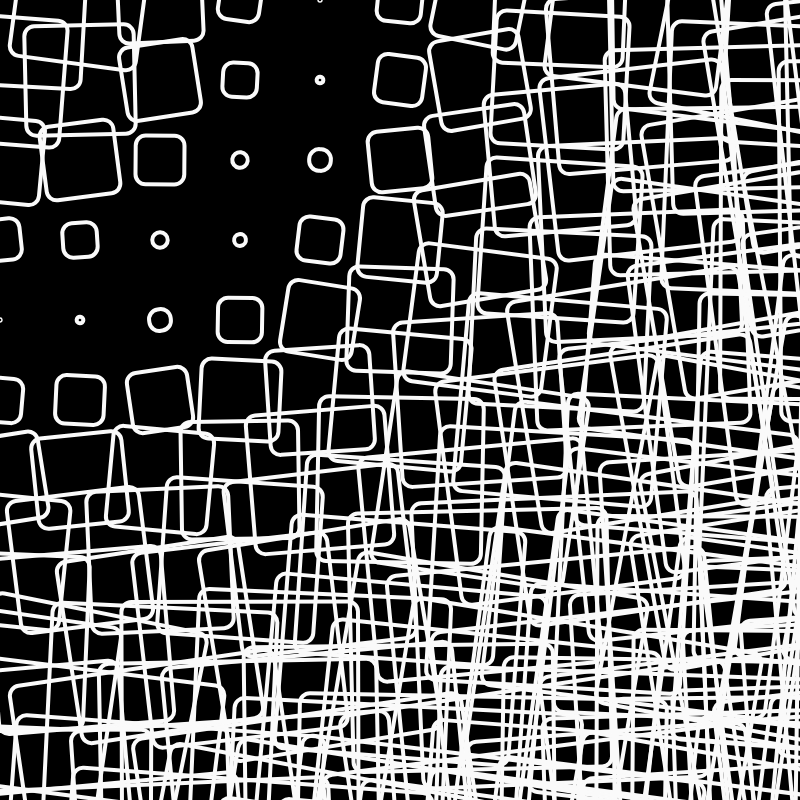
Frame 1 (no input)
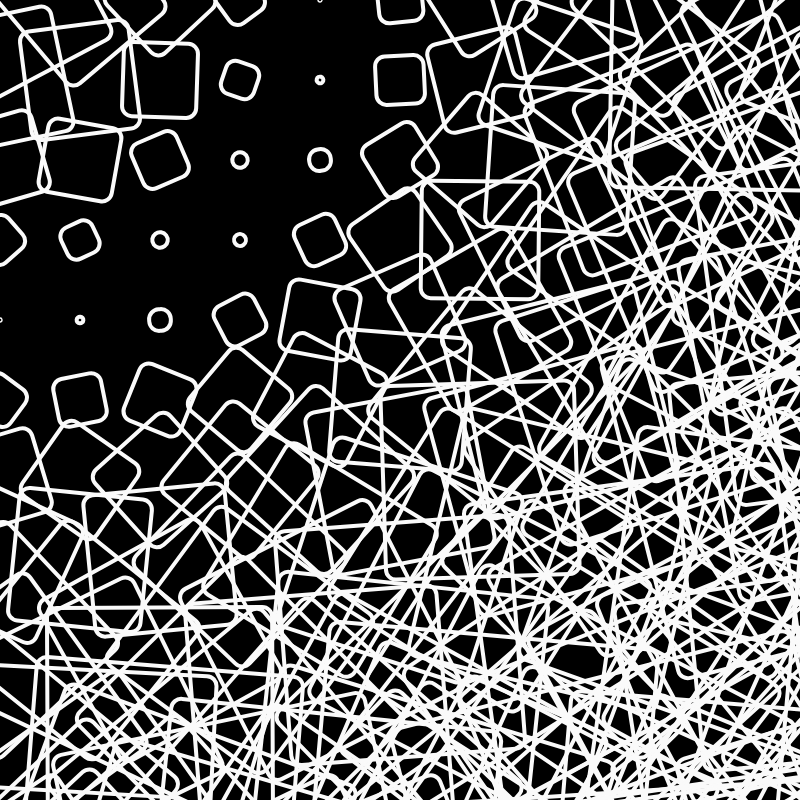
Frame 60 (no input)
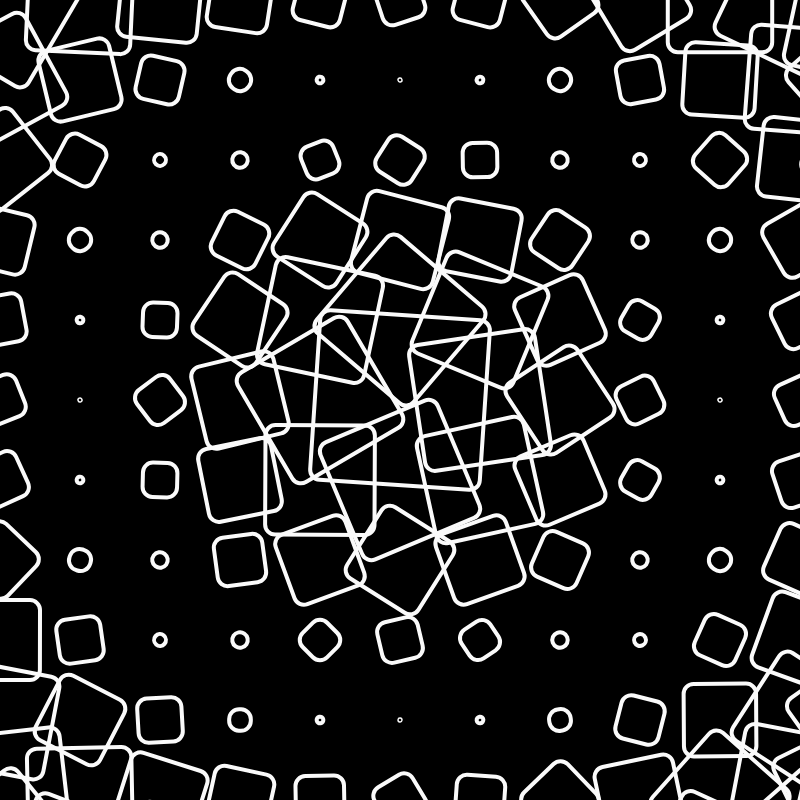
Frame 120 (the mouse pressed at the canvas centre since frame 60)

The p5.js sketch that drew these frames (run headless with seeded random() and noise() and a simulated clock; from frame 60 on, the mouse is pressed at the canvas centre):

// p5.js sketch
// ── sketch.js
let nCols = 14;
let nFilas = 14;
let angulos = [];
let velocidades = [];

let modos=0;
let cambios=0;

function setup() {
  createCanvas(800, 800);
  rectMode(CENTER);
  noFill();
  stroke(250);
  strokeWeight(4);
  

  for ( i = 0; i < nCols; i++) {
    angulos[i] = [];
    velocidades[i] = [];
    for (let j = 0; j < nFilas; j++) {
      angulos[i][j] = 90 + random(-10, 10);
      velocidades[i][j] = random(-0.9,0.9);
    }
  }
}

function draw() {
  background(0);
  
  
  for (let i = 0; i < angulos.length; i++) {
    for (let j = 0; j < angulos[1].length; j++) {
      //let hue = -100+i*50; 
      //let miColor = color(hue, 100, 100);
      
      angulos[i][j] += velocidades[i][j];
      
      if(modos==0){
        let distancia = dist(mouseX, mouseY, i * 80, j * 80);
        let dMap = map(distancia, 0, 280, 170, 20);
        //stroke(miColor);
        rotador(80 * i, 80*j, angulos[i][j] + velocidades[i][j], dMap);
      }
      
      if(modos==1){
        let distancia = dist(mouseX, mouseY, i * 40, j * 40);
        let dMap = map(distancia, 0, 280, 60, 5);
        //stroke(miColor);
        rotador(40 * i, 40*j, angulos[i][j] + velocidades[i][j], dMap);
      }
      
      
      
      
      
    }
  }
}

function rotador( x,  y,  a,  s) {
  push();
  translate(x, y);
  rotate(radians(a));
  rect(0, 0, s, s,10);  
  pop();
}


function keyPressed(){
  if(key=='1'){
    modos=0;
    cambios=0;
    randomizar();
  }
  if(key=='2'){
    modos=1;
    cambios=10;
    randomizar();
  }
}
function mouseClicked(){
 randomizar();
  
}

function randomizar(){
  for (let i = 0; i < nCols+cambios; i++) {
    angulos[i] = [];
    velocidades[i] = [];
    for (let j = 0; j < nFilas+cambios; j++) {
      angulos[i][j] = 90 + random(-10, 10);
      velocidades[i][j] = random(-0.5,0.5);
    }
  }
}
